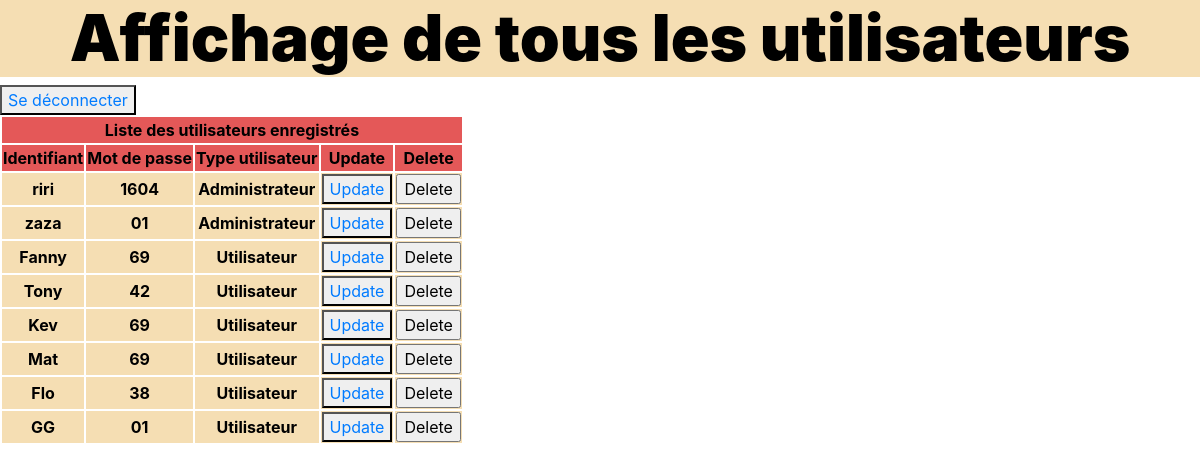
The page /allUsers.php on the database its author committed.
### tables this page shows
CREATE TABLE `users` (
  `user_id` int(4) unsigned NOT NULL AUTO_INCREMENT,
  `login` varchar(255) NOT NULL,
  `pswd` varchar(255) NOT NULL,
  `admin` tinyint(1) unsigned NOT NULL,
  PRIMARY KEY (`user_id`)
);

### controllersUsers/getAllUsers.php (called while the page is built, shortened)
<?php
function getAllUsers() {
    $dataBase = connectDB();
    $request = $dataBase->prepare('SELECT * FROM users;');
    $request->execute();
    return $request->fetchAll(PDO::FETCH_ASSOC);
}
$users = getAllUsers();

### allUsers.php (the view, shortened to what this page needs)
<?php
require_once('controllersUsers/getAllUsers.php');
?>
<!DOCTYPE html>
<html lang="fr">
    <head>
        <link rel="stylesheet" href="https://stackpath.bootstrapcdn.com/bootstrap/4.3.1/css/bootstrap.min.css"
>
        <link rel="stylesheet" href="styles/style.css">
    </head>
    <body>
        <header>
            <h1><?= constant("HEADING7"); ?></h1>
            <button type="button"><a href="logout.php">Se déconnecter</a></button>
        </header>
        <table>
            <thead>
                <tr>
                    <th colspan="5">Liste des utilisateurs enregistrés</th>
                </tr>
                <tr>
                    <th>Identifiant</th>
                    <th>Mot de passe</th>
                    <th>Type utilisateur</th>
                    <th>Update</th>
                    <th>Delete</th>
                </tr>
             </thead>
    <?php foreach ($users as $key => $user): ?>
        <tbody>
        <tr>
            <td><?php echo $user['login']; ?></td>
            <td><?php echo $user['pswd']; ?></td>
            <td><?php if ( $user['admin'] == 1)
            {echo "Administrateur";}else{echo"Utilisateur";}; ?></td>
            <td>
                <button><a href="updateUser.php?user_id=<?php echo $user['user_id']?>&login=<?php echo $user['login']?>&pswd=<?php echo $user['pswd']?>&admin=<?php echo $user['admin']?>">Update</a></button>
            </td>
            <td>
                <form action="controllersUsers/deleteOneUser.php" method="POST">
                    <input type="submit" value="Delete">
                </form>
            </td>
        </tr>
    <?php endforeach; ?>
        </tbody>
    </table>
    </body>
</html>

### styles/style.css (style rules this page uses)
body { background-image: url('../img/Biblio.jpg'); background-repeat: no-repeat; background-size: cover; }
h1 { background: wheat; text-align: center; color: black; font-size: 4rem; font-weight: 900; }
tbody, td { border: 2px solid white; background: wheat; }
table, th { color: black; text-align: center; border: 2px solid white; }
tbody, tr { color: black; font-weight: bold; border: 2px solid white; }
table thead { color: black; background-color: rgb(228, 88, 88); }

### rows shown on the page
users: login "riri", pswd "1604", admin "Administrateur"
users: login "zaza", pswd "01", admin "Administrateur"
users: login "Fanny", pswd "69", admin "Utilisateur"
users: login "Tony", pswd "42", admin "Utilisateur"
users: login "Kev", pswd "69", admin "Utilisateur"
users: login "Mat", pswd "69", admin "Utilisateur"
users: login "Flo", pswd "38", admin "Utilisateur"
users: login "GG", pswd "01", admin "Utilisateur"

### other values the page prints
constant("HEADING7") "Affichage de tous les utilisateurs"
